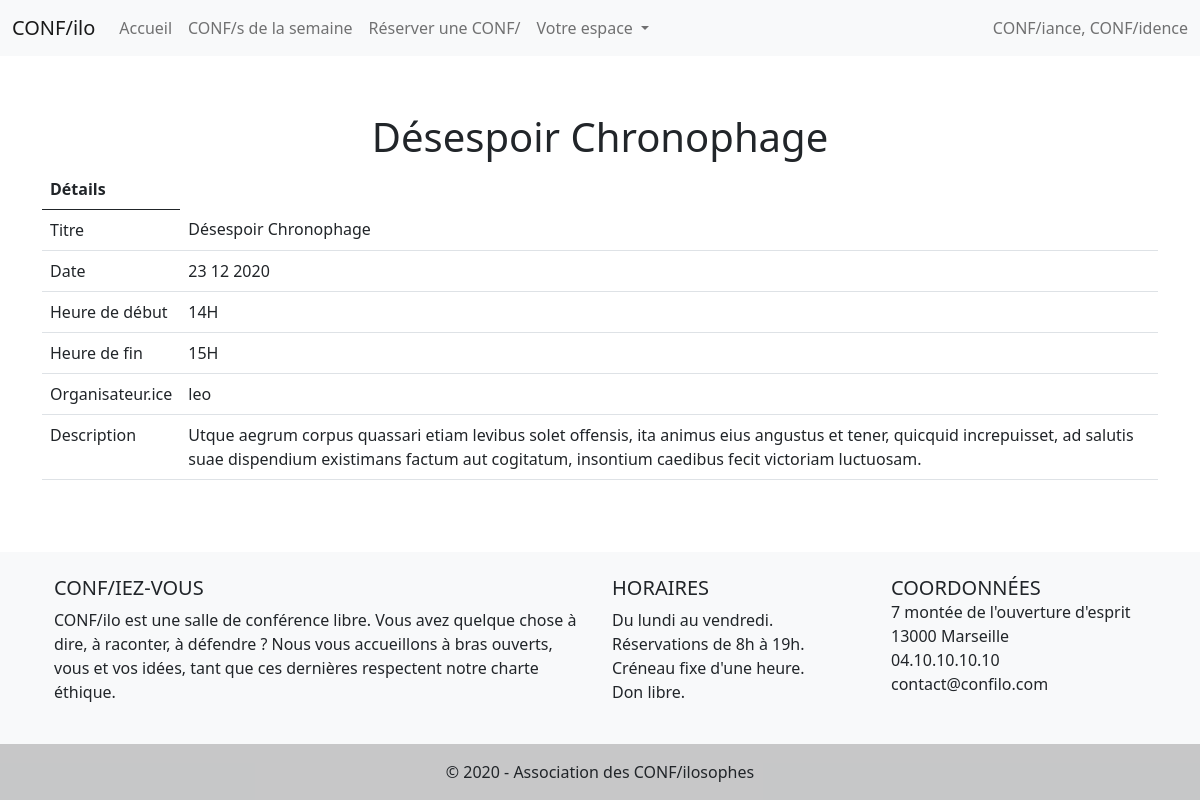
The page /pages/template.php?page=reservation&id=6 (signed in) on the database its author committed.
### tables this page shows
CREATE TABLE IF NOT EXISTS `reservations` (
  `id` int(11) NOT NULL AUTO_INCREMENT,
  `titre` varchar(255) NOT NULL,
  `description` text NOT NULL,
  `debut` datetime NOT NULL,
  `fin` datetime NOT NULL,
  `id_utilisateur` int(11) NOT NULL,
  PRIMARY KEY (`id`)
);

CREATE TABLE IF NOT EXISTS `utilisateurs` (
  `id` int(11) NOT NULL AUTO_INCREMENT,
  `login` varchar(255) NOT NULL,
  `password` varchar(255) NOT NULL,
  PRIMARY KEY (`id`)
);

### includes/Reservation.php (called while the page is built, shortened)
<?php
class Reservation
{
    private $bdd;
    function select($id)
    {
        try {
            $this->bdd = new PDO("mysql:host=" . DB_HOST . ";dbname=" . DB_NAME . ";charset=" . DB_CHARSET,
                DB_USER, DB_PASSWORD);
        } catch (Exception $e) {
            die('Erreur : ' . $e->getMessage());
        }
        $id = htmlspecialchars($id);
        $stmt = $this->bdd->prepare('SELECT titre, description, debut, fin, login FROM reservations INNER JOIN utilisateurs ON reservations.id_utilisateur = utilisateurs.id WHERE reservations.id= ?');
        $stmt->execute([$id]);
        $infos = $stmt->fetch(pdo::FETCH_ASSOC);
        $tableau = [];
        $tableau['Titre'] = $infos['titre'];
        $tableau['Date'] = date('d m Y', strtotime($infos['debut']));
        $tableau['Heure de début'] = date('H', strtotime($infos['debut'])) . 'H';
        $tableau['Heure de fin'] = date('H', strtotime($infos['fin'])) . 'H';
        $tableau['Organisateur.ice'] = $infos['login'];
        $tableau['Description'] = $infos['description'];
        return $tableau;
    }
}

### pages/reservation.php (the view, shortened to what this page needs)
<?php
$resa = new Reservation;
$infos = $resa->select($_GET['id']);
?>
<main role="main">
    <div>
        <h1><?php echo $infos['Titre']; ?></h1>
    </div>
    <div class="container">
        <div class="table-responsive">
            <table class="table">
                <thead>
                <tr><th>Détails</th></tr>
                </thead>
                <tbody>
                <?php foreach ($infos as $key => $info): ?>
                    <tr><td><?php echo $key ?></td><td><?php echo $info ?></td></tr>
                <?php endforeach; ?>
                </tbody>
            </table>
        </div>
    </div>
</main>

### css/style.css (style rules this page uses)
html, body { min-height: 100vh; }
body { display: flex; flex-direction: column; justify-content: space-between; }
main { display: flex; flex-direction: column; min-height: 50vh; justify-content: center; align-items: center; }

### rows shown on the page
reservations: titre "Désespoir Chronophage", id_utilisateur.login "leo", description "Utque aegrum corpus quassari etiam levibus solet offensis, ita animus eius angustus et tener, quicquid increpuisset, ad salutis suae dispendium existimans factum aut cogitatum, insontium caedibus fecit victoriam luctuosam."

### other values the page prints
$key "Titre"
$key "Date"
$info "23 12 2020"
$key "Heure de début"
$info "14H"
$key "Heure de fin"
$info "15H"
$key "Organisateur.ice"
$key "Description"
